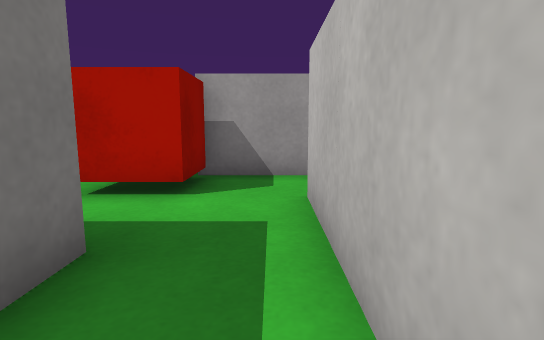
view 1 (above)

16 first-person views from a walk through a Unity game level. The camera is 0.51 m above the floor, tilts 8° down and sees 80° across. The floor is counted in squares, 0.5 m on a side. Each view is taken from the middle of a square. On the plan, view 1 faces up. The plan holds only what a view shows up to about 12 squares ahead; the rest is blank. The player is left out. Surface patterns are stand-ins for the level's own textures.

view 2
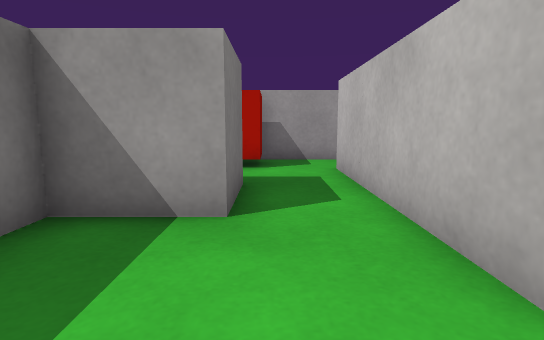

view 3
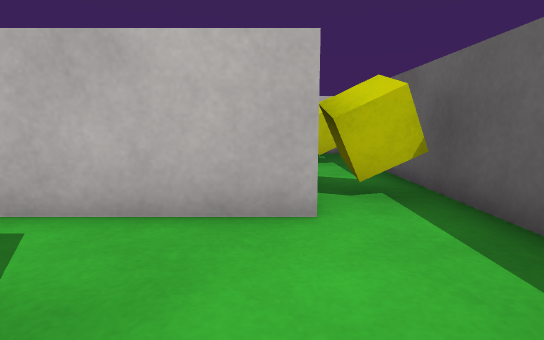

view 4
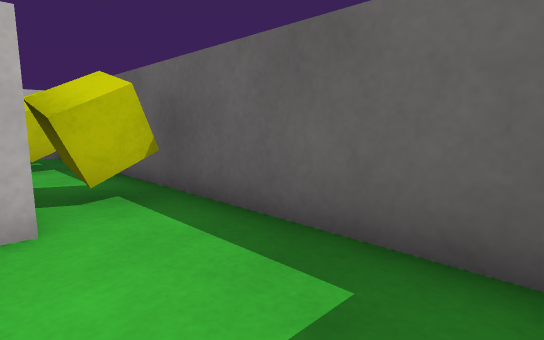

view 5
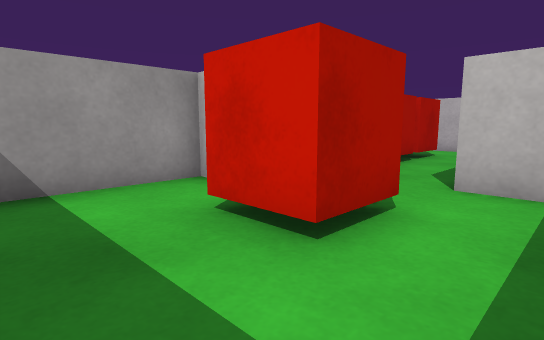

view 6
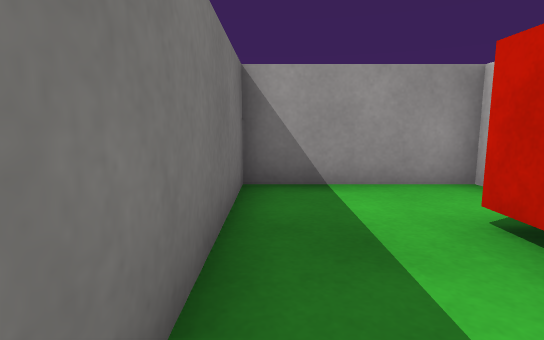

view 7
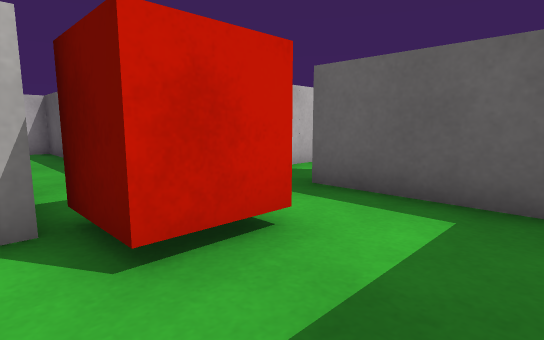

view 8
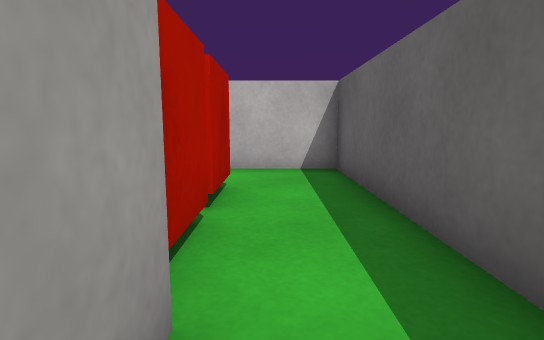

view 9
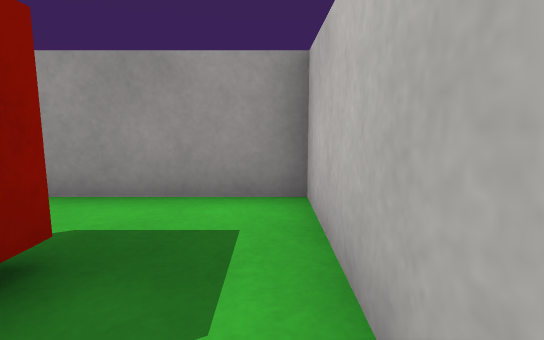

view 10
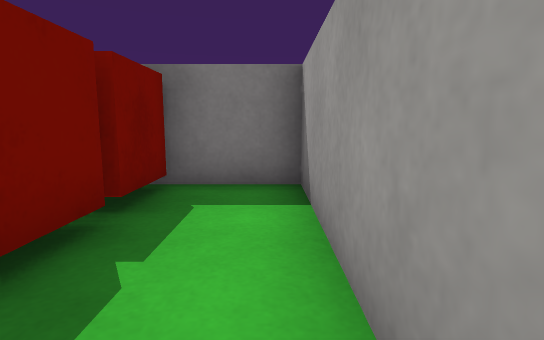

view 11
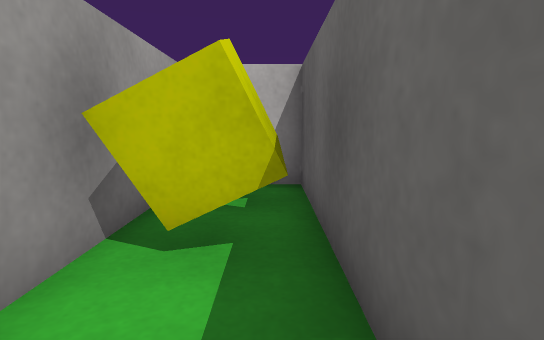

view 12
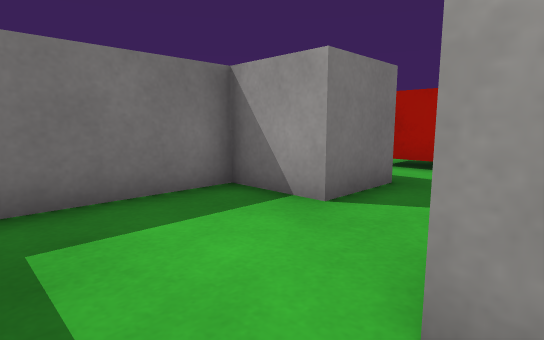

view 13
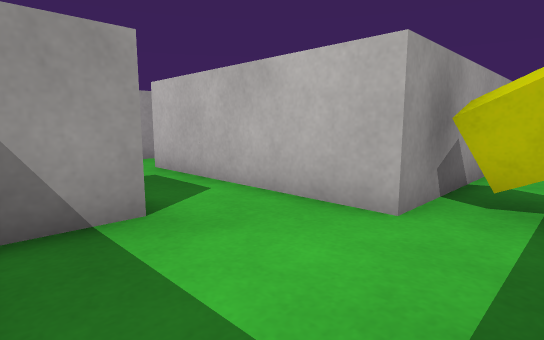

view 14
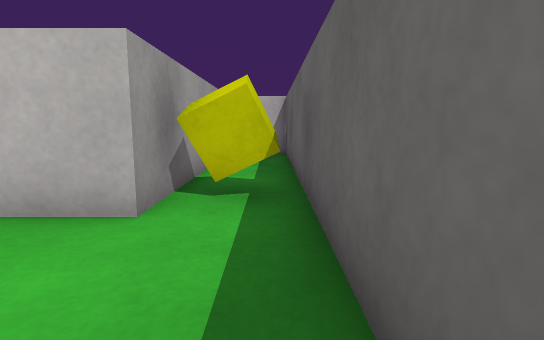

view 15
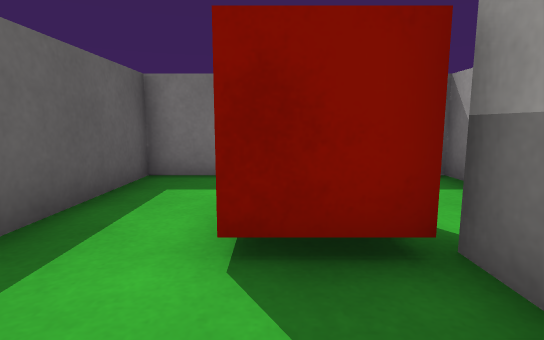

view 16
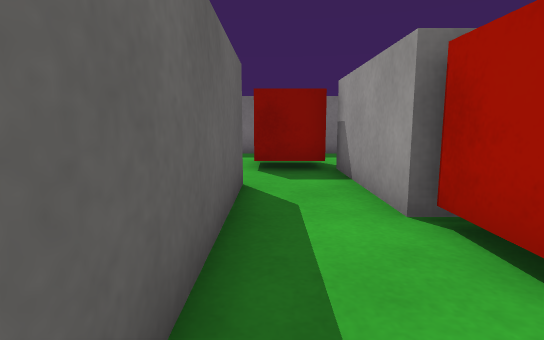

### Floor plan
Ten units are one square. View 1 is at (0, 0); x grows to the right and y downward. Boxes are objects, and circles mark ways between rooms. Rooms are numbered by the first view taken in them; rooms with no view inside come last. Other rooms are left out.
<svg viewBox="-60 -110 150 150">
<path fill="none" stroke="#000" d="M-29 35 85 35 85 26M-15 -25 -15 -5 -35 -5 -35 28M74 15 5 15 5 -25M5 -65 -15 -65M-14 -85 -55 -85 -55 -25 -15 -25M5 -25 5 -45M5 -45 85 -45 85 -105 25 -105 25 -65 5 -65"/>
<rect x="15" y="15" width="10" height="20" fill="#bbb"><title>yellow cube</title></rect>
<rect x="45" y="15" width="20" height="20" fill="#bbb"><title>yellow cube</title></rect>
<rect x="-35" y="-65" width="30" height="20" fill="#bbb"><title>red box</title></rect>
<rect x="25" y="-85" width="20" height="20" fill="#bbb"><title>red box</title></rect>
<rect x="45" y="-85" width="20" height="20" fill="#bbb"><title>red box</title></rect>
<circle cx="-5" cy="-15" r="3" fill="#2a7"/>
<circle cx="15" cy="-55" r="3" fill="#2a7"/>
<text x="10" y="20">1</text>
<text x="-30" y="-50">2</text>
<text x="50" y="-70">3</text>
</svg>
Room 1 opens to room 2. Room 2 opens to room 3.

Where each view was taken, in squares from view 1:
view 1: 0 up, 0 right, facing up
view 2: 3 down, 1 left, facing up
view 3: 1 down, 3 left, facing right
view 4: 1 down, 3 left, facing down-right
view 5: 3 up, 5 left, facing up-right
view 6: 3 up, 5 left, facing up
view 7: 7 up, 5 left, facing down-right
view 8: 6 up, 1 right, facing right
view 9: 6 up, 8 right, facing up
view 10: 10 up, 8 right, facing left
view 11: 3 down, 3 right, facing right
view 12: 3 down, 1 right, facing up-left
view 13: 3 down, 3 left, facing up-right
view 14: 3 down, 3 left, facing right
view 15: 5 up, 1 right, facing left
view 16: 5 up, 6 right, facing left
